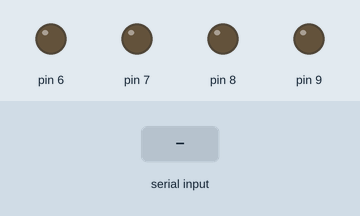
This sketch was run on a simulated Arduino Uno, built with avr-gcc and run on an emulated ATmega328P. On the bench: output pins drawn as LEDs (lit = HIGH). Inputs (shaded band) come from the test bench.

Above: at 1.2 s.
1.3 s: "6" received over the second serial link
At 2.5 s:
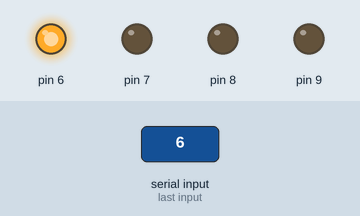
2.8 s: "7" received over the second serial link
At 3.7 s:
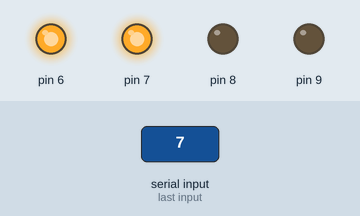
4.3 s: "8" received over the second serial link
At 4.8 s:
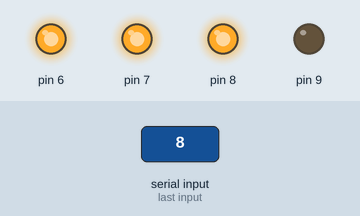
5.8 s: "9" received over the second serial link
At 7.0 s:
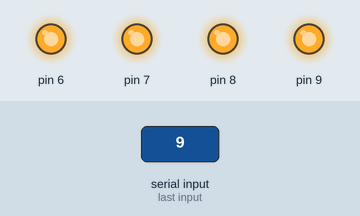
7.3 s: "0" received over the second serial link
At 8.3 s:
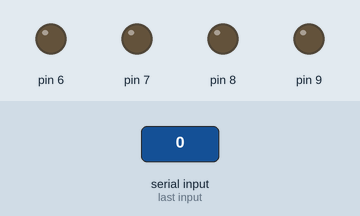
8.8 s: "7" received over the second serial link
At 9.4 s:
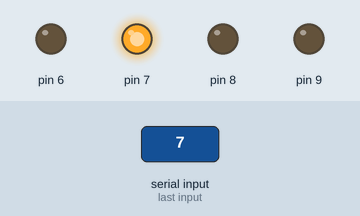
Timing chart, 0 to 11.3 s (numbered marks = the images above; inputs shaded):
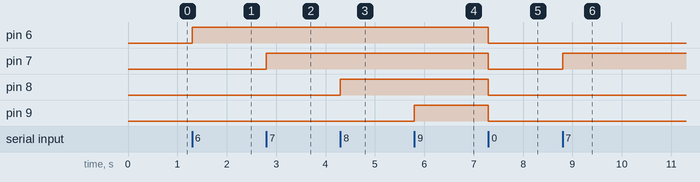

Measured:
- after the input at 1.3 s, pin 6: LOW → HIGH at once
- after the input at 2.8 s, pin 7: LOW → HIGH at once
- after the input at 4.3 s, pin 8: LOW → HIGH at once
- after the input at 5.8 s, pin 9: LOW → HIGH at once
- after the input at 7.3 s, pin 6–9: HIGH → LOW at once
- after the input at 8.8 s, pin 7: LOW → HIGH at once

The sketch:

testInput.ino
```cpp
#include <SoftwareSerial.h>

char c;
SoftwareSerial BTSerial(10, 11);
void setup(){

  BTSerial.begin(9600);
  BTSerial.flush();
  pinMode(6, OUTPUT);
  pinMode(7, OUTPUT);
  pinMode(8, OUTPUT);
  pinMode(9, OUTPUT);
}

void loop(){
  if (BTSerial.available()){
    c = BTSerial.read();
  }
  if(c == '6')
    digitalWrite(6, HIGH);
  else if(c == '7')
    digitalWrite(7, HIGH);
  else if(c == '8')
    digitalWrite(8, HIGH);
  else if(c == '9')
    digitalWrite(9, HIGH);
  else if(c == '0'){
    digitalWrite(6, LOW);
    digitalWrite(7, LOW);
    digitalWrite(8, LOW);
    digitalWrite(9, LOW);
  }
}
```
